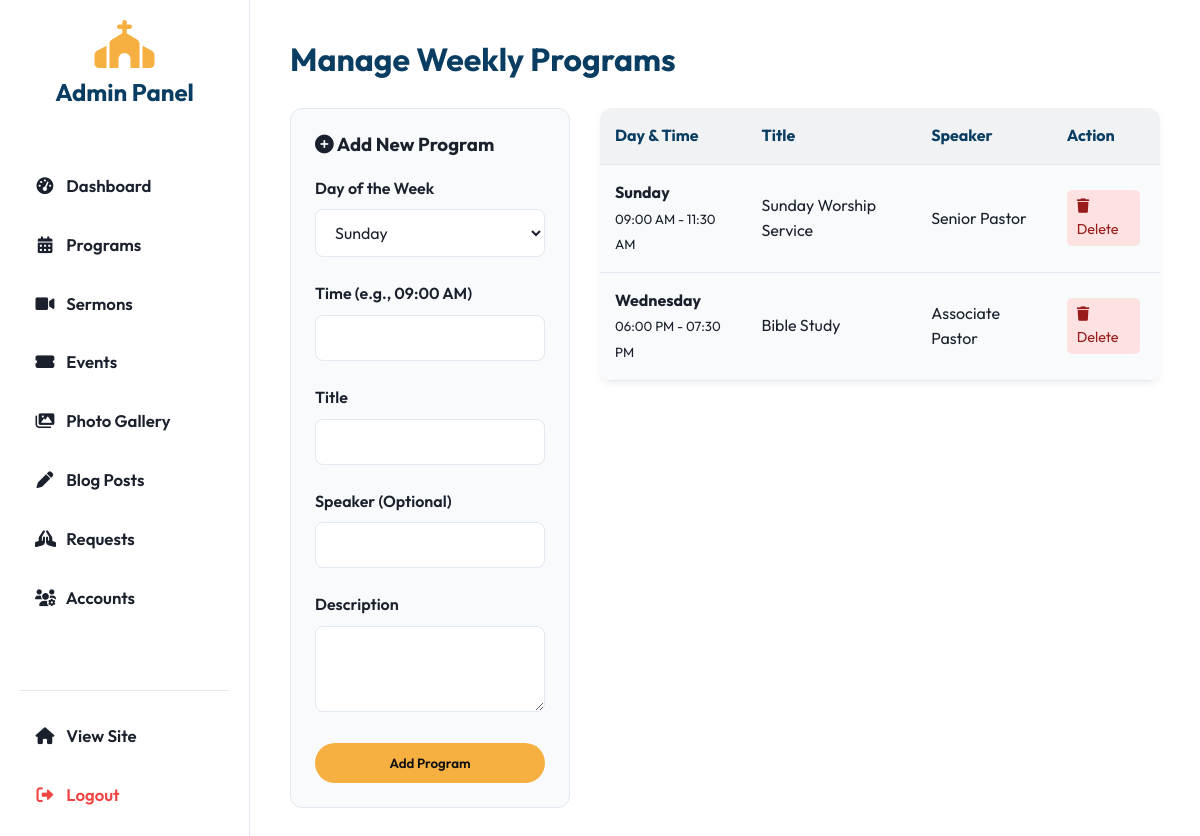
/manage_programs.php (signed in), run on the app's committed database.
### tables this page shows
CREATE TABLE IF NOT EXISTS programs (
    id INT AUTO_INCREMENT PRIMARY KEY,
    day VARCHAR(20) NOT NULL,
    time VARCHAR(50) NOT NULL,
    title VARCHAR(150) NOT NULL,
    description TEXT,
    speaker VARCHAR(100),
    created_at TIMESTAMP DEFAULT CURRENT_TIMESTAMP
);

### manage_programs.php (the view, shortened to what this page needs)
<?php
require_once 'layout.php';
?>
<div class="admin-header">
    <h1 style="color: var(--primary-blue);">Manage Weekly Programs</h1>
</div>
<div class="grid-2" style="grid-template-columns: 1fr 2fr; gap: 30px;">
    <div class="card">
        <h3 style="margin-bottom: 20px;"><i class="fas fa-plus-circle"></i> Add New Program</h3>
        <form action="" method="POST">
            <div class="form-group">
                <label>Day of the Week</label>
                <select name="day" class="form-control" required>
                    <option value="Sunday">Sunday</option>
                </select>
            </div>
            <div class="form-group">
                <label>Time (e.g., 09:00 AM)</label>
                <input type="text" name="time" class="form-control" required>
            </div>
            <div class="form-group">
                <label>Title</label>
                <input type="text" name="title" class="form-control" required>
            </div>
            <div class="form-group">
                <label>Speaker (Optional)</label>
                <input type="text" name="speaker" class="form-control">
            </div>
            <div class="form-group">
                <label>Description</label>
                <textarea name="description" class="form-control" rows="3" required></textarea>
            </div>
            <button type="submit" name="add_program" class="btn btn-primary" style="width: 100%;">Add Program</button>
        </form>
    </div>
    <div>
        <div class="table-responsive">
            <table>
                <tr>
                    <th>Day & Time</th>
                    <th>Title</th>
                    <th>Speaker</th>
                    <th>Action</th>
                </tr>
                <?php
                $stmt = $pdo->query("SELECT * FROM programs ORDER BY FIELD(day, 'Sunday', 'Monday', 'Tuesday', 'Wednesday', 'Thursday', 'Friday', 'Saturday'), time ASC");
                while ($row = $stmt->fetch()):
                ?>
                <tr>
                    <td><strong><?= htmlspecialchars($row['day']) ?></strong><br><small><?= htmlspecialchars($row['time']) ?></small></td>
                    <td><?= htmlspecialchars($row['title']) ?></td>
                    <td><?= htmlspecialchars($row['speaker']) ?></td>
                    <td>
                        <a href="?del=<?= $row['id'] ?>" class="action-btn delete" onclick="return confirm('Are you sure you want to delete this program?');"><i class="fas fa-trash"></i> Delete</a>
                    </td>
                </tr>
                <?php endwhile; ?>
            </table>
        </div>
    </div>
</div>

### index.css (style rules this page uses)
:root { --bg-color: #ffffff; --text-color: #1a202c; --primary-blue: #0A3D62; --primary-blue-light: #16568A; --primary-gold: #F5B041; --primary-gold-dark: #D4AC0D; --card-bg: #f8fafc; --border-color: #e2e8f0; --nav-bg: rgba(255, 255, 255, 0.95); --font-main: 'Outfit', sans-serif; --border-radius: 12px; --transition: all 0.3s cubic-bezier(0.25, 0.8, 0.25, 1); }
* { margin: 0; padding: 0; box-sizing: border-box; font-family: var(--font-main); }
body { background-color: var(--bg-color); color: var(--text-color); line-height: 1.6; transition: var(--transition); }
a { text-decoration: none; color: inherit; transition: var(--transition); }
h1, h2, h3, h4 { font-weight: 700; line-height: 1.2; }
.btn { display: inline-block; padding: 12px 28px; border-radius: 30px; font-weight: 600; cursor: pointer; border: none; transition: var(--transition); text-align: center; }
.btn-primary { background-color: var(--primary-gold); color: #111; }
.grid-2 { display: grid; grid-template-columns: repeat(auto-fit, minmax(300px, 1fr)); gap: 30px; }
.card { background: var(--card-bg); border: 1px solid var(--border-color); border-radius: var(--border-radius); padding: 24px; transition: var(--transition); overflow: hidden; }
.form-group { margin-bottom: 1.5rem; text-align: left; }
.form-group label { display: block; margin-bottom: 0.5rem; font-weight: 600; }
.form-control { width: 100%; padding: 12px 15px; border: 1px solid var(--border-color); background: var(--bg-color); color: var(--text-color); border-radius: 8px; font-size: 1rem; transition: var(--transition); }

### layout.php (style rules this page uses)
.admin-header { display: flex; justify-content: space-between; align-items: center; margin-bottom: 30px; }
.table-responsive { width: 100%; overflow-x: auto; background: var(--card-bg); border-radius: var(--border-radius); box-shadow: 0 4px 6px rgba(0,0,0,0.05); }
table { width: 100%; border-collapse: collapse; }
th, td { padding: 15px; text-align: left; border-bottom: 1px solid var(--border-color); }
th { background-color: rgba(0,0,0,0.03); color: var(--primary-blue); font-weight: 700; }
.action-btn { padding: 5px 10px; border-radius: 5px; font-size: 0.9rem; margin-right: 5px; display: inline-block; cursor: pointer; border: none; }
.action-btn.delete { background: #fee2e2; color: #991b1b; }

### data on the page
programs: day "Sunday", time "09:00 AM - 11:30 AM", title "Sunday Worship Service", speaker "Senior Pastor"
programs: day "Wednesday", time "06:00 PM - 07:30 PM", title "Bible Study", speaker "Associate Pastor"
